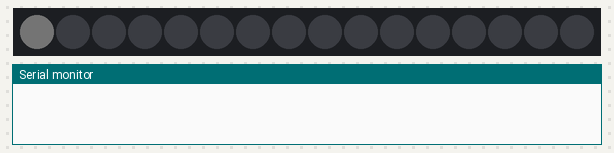
Bench run of a sketch on a simulated Arduino Uno, built with avr-gcc and run on an emulated ATmega328P. On the bench: 16 RGB LEDs in strip order, left to right, the last lines printed to the serial monitor. Dim RGB values are drawn brighter than linear.

Above: at 0.05 s.
At 0.45 s:
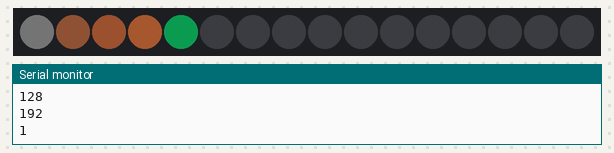
At 0.86 s:
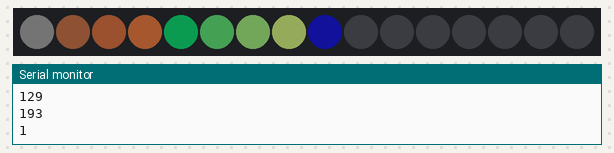
At 1.6 s:
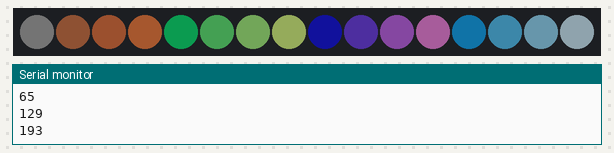

The sketch:

RGBW-16-increment.ino
```cpp
// RGBW (Red Green Blue White Neo-Pixel starter code
// 16 LEDS  increment
// CW Coleman 170413

#include <Adafruit_NeoPixel.h>
#ifdef __AVR__
  #include <avr/power.h>
#endif

#define PIN 6

#define NUM_LEDS 16

#define BRIGHTNESS 50

Adafruit_NeoPixel strip = Adafruit_NeoPixel(NUM_LEDS, PIN, NEO_GRBW + NEO_KHZ800);


void setup() {
  Serial.begin(115200);
  strip.setBrightness(BRIGHTNESS);
  strip.begin();
  strip.show(); // Initialize all pixels to 'off'
}

// Initialize some variables for the void loop()
int red = 0, green= 0, blue = 0, white = 10;
int wait = 100;
int led = 0;

void loop() {


  strip.setPixelColor(led, red, green , blue, white);
  strip.show();
    delay(wait);

  red = red + 64;
  green = green + 32;
  blue = blue + 16;
  white = white + 1;

  // Increment the led.  This can also be done with led++
  led = led + 1;


  if (red > 255) red = 1;
   if (green > 255) green = 1;
    if (blue > 255) blue = 1;
     if (white > 50) white = 0;

    if (red < 0) red = 255;
   if (green  < 0) green = 255;
    if (blue < 0) blue = 255;
     if (white  < 0 ) white = 50;

   Serial.println(red);
}
```
